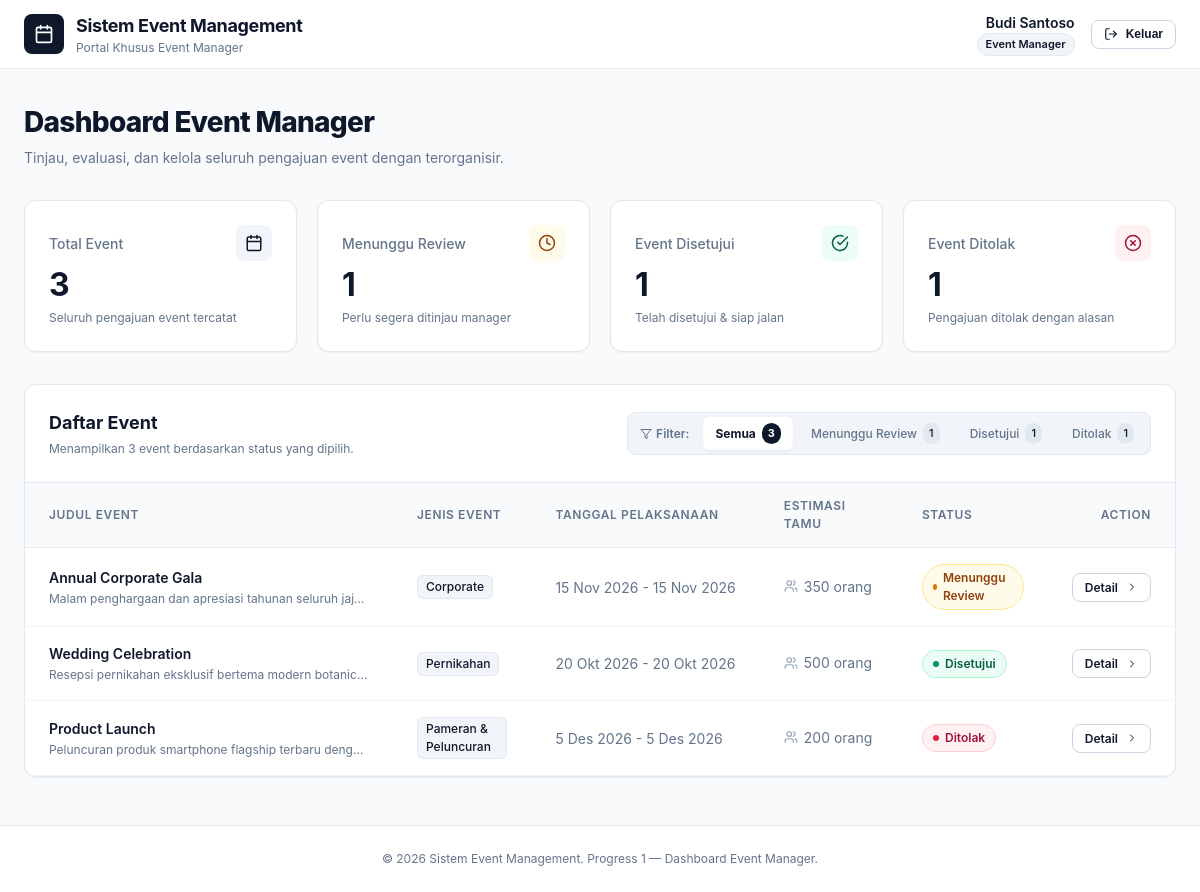
/dashboard.php (signed in), run on the app's committed database.
### tables this page shows
CREATE TABLE `events` (
  `id` INT AUTO_INCREMENT PRIMARY KEY,
  `title` VARCHAR(255) NOT NULL,
  `event_type` VARCHAR(100) NOT NULL,
  `description` TEXT NOT NULL,
  `start_date` DATETIME NOT NULL,
  `end_date` DATETIME NOT NULL,
  `estimated_guests` INT NOT NULL,
  `status` ENUM('submitted', 'approved', 'rejected') NOT NULL DEFAULT 'submitted',
  `rejection_reason` TEXT DEFAULT NULL,
  `created_at` TIMESTAMP DEFAULT CURRENT_TIMESTAMP,
  `updated_at` TIMESTAMP DEFAULT CURRENT_TIMESTAMP ON UPDATE CURRENT_TIMESTAMP,
  INDEX `idx_events_status` (`status`)
);

### includes/auth.php (called while the page is built, shortened)
<?php
function getCurrentUser(): ?array {
    return $_SESSION['user'] ?? null;
}

### dashboard.php (the view, shortened to what this page needs)
<?php
require_once __DIR__ . '/includes/auth.php';
$pdo = getDbConnection();
$statStmt = $pdo->query("
    SELECT
        COUNT(*) AS total_count,
        SUM(CASE WHEN status = 'submitted' THEN 1 ELSE 0 END) AS submitted_count,
        SUM(CASE WHEN status = 'approved' THEN 1 ELSE 0 END) AS approved_count,
        SUM(CASE WHEN status = 'rejected' THEN 1 ELSE 0 END) AS rejected_count
    FROM events
");
$stats = $statStmt->fetch();
$totalCount     = (int)($stats['total_count'] ?? 0);
$submittedCount = (int)($stats['submitted_count'] ?? 0);
$approvedCount  = (int)($stats['approved_count'] ?? 0);
$rejectedCount  = (int)($stats['rejected_count'] ?? 0);
$filter = $_GET['filter'] ?? 'all';
$validFilters = ['submitted', 'approved', 'rejected'];
if (in_array($filter, $validFilters, true)) {
    $stmt = $pdo->prepare("SELECT * FROM events WHERE status = ? ORDER BY created_at DESC");
    $stmt->execute([$filter]);
} else {
    $filter = 'all';
    $stmt = $pdo->query("SELECT * FROM events ORDER BY created_at DESC");
}
$events = $stmt->fetchAll();
function formatEventDate(string $dateStr): string {
    $months = [
        1 => 'Jan', 2 => 'Feb', 3 => 'Mar', 4 => 'Apr', 5 => 'Mei', 6 => 'Jun',
        7 => 'Jul', 8 => 'Agu', 9 => 'Sep', 10 => 'Okt', 11 => 'Nov', 12 => 'Des'
    ];
    $ts = strtotime($dateStr);
    $d = date('j', $ts);
    $m = $months[(int)date('n', $ts)] ?? date('M', $ts);
    $y = date('Y', $ts);
    return "{$d} {$m} {$y}";
}
require_once __DIR__ . '/includes/header.php';
require_once __DIR__ . '/includes/navbar.php';
?>
<main class="main-content">
  <div class="container">
    <div style="margin-bottom: 2rem;">
      <h1 style="font-size: 1.75rem; font-weight: 800; letter-spacing: -0.025em; color: var(--text-main);">
        Dashboard Event Manager
      </h1>
      <p style="font-size: 0.875rem; color: var(--text-muted); margin-top: 0.25rem;">
        Tinjau, evaluasi, dan kelola seluruh pengajuan event dengan terorganisir.
      </p>
    </div>
    <div class="stats-grid">
      <div class="stat-card">
        <div class="stat-card-header">
          <span class="stat-card-title">Total Event</span>
          <div class="stat-icon-wrapper stat-icon-default">
          </div>
        </div>
        <div class="stat-card-value"><?= $totalCount ?></div>
        <div class="stat-card-desc">Seluruh pengajuan event tercatat</div>
      </div>
      <div class="stat-card">
        <div class="stat-card-header">
          <span class="stat-card-title">Menunggu Review</span>
          <div class="stat-icon-wrapper stat-icon-amber">
            <svg width="18" height="18" viewBox="0 0 24 24" fill="none" stroke="currentColor" stroke-width="2" stroke-linecap="round" stroke-linejoin="round">
              <circle cx="12" cy="12" r="10"></circle>
              <polyline points="12 6 12 12 16 14"></polyline>
            </svg>
          </div>
        </div>
        <div class="stat-card-value"><?= $submittedCount ?></div>
        <div class="stat-card-desc">Perlu segera ditinjau manager</div>
      </div>
      <div class="stat-card">
        <div class="stat-card-header">
          <span class="stat-card-title">Event Disetujui</span>
          <div class="stat-icon-wrapper stat-icon-emerald">
            <svg width="18" height="18" viewBox="0 0 24 24" fill="none" stroke="currentColor" stroke-width="2" stroke-linecap="round" stroke-linejoin="round">
              <path d="M22 11.08V12a10 10 0 1 1-5.93-9.14"></path>
              <polyline points="22 4 12 14.01 9 11.01"></polyline>
            </svg>
          </div>
        </div>
        <div class="stat-card-value"><?= $approvedCount ?></div>
        <div class="stat-card-desc">Telah disetujui & siap jalan</div>
      </div>
      <div class="stat-card">
        <div class="stat-card-header">
          <span class="stat-card-title">Event Ditolak</span>
          <div class="stat-icon-wrapper stat-icon-rose">
            <svg width="18" height="18" viewBox="0 0 24 24" fill="none" stroke="currentColor" stroke-width="2" stroke-linecap="round" stroke-linejoin="round">
              <circle cx="12" cy="12" r="10"></circle>
              <line x1="15" y1="9" x2="9" y2="15"></line>
              <line x1="9" y1="9" x2="15" y2="15"></line>
            </svg>
          </div>
        </div>
        <div class="stat-card-value"><?= $rejectedCount ?></div>
        <div class="stat-card-desc">Pengajuan ditolak dengan alasan</div>
      </div>
    </div>
    <div class="card">
      <div class="card-header">
        <div>
          <h2 class="card-title">Daftar Event</h2>
          <p class="card-subtitle">
            Menampilkan <?= count($events) ?> event berdasarkan status yang dipilih.
          </p>
        </div>
        <div class="filter-tabs">
          <span class="filter-label">
            <svg width="12" height="12" viewBox="0 0 24 24" fill="none" stroke="currentColor" stroke-width="2" stroke-linecap="round" stroke-linejoin="round">
              <polygon points="22 3 2 3 10 12.46 10 19 14 21 14 12.46 22 3"></polygon>
            </svg>
            Filter:
          </span>
          <a href="dashboard.php?filter=all" class="filter-tab <?= $filter === 'all' ? 'active' : '' ?>">
            Semua
            <span class="filter-tab-count"><?= $totalCount ?></span>
          </a>
          <a href="dashboard.php?filter=submitted" class="filter-tab <?= $filter === 'submitted' ? 'active' : '' ?>">
            Menunggu Review
            <span class="filter-tab-count"><?= $submittedCount ?></span>
          </a>
          <a href="dashboard.php?filter=approved" class="filter-tab <?= $filter === 'approved' ? 'active' : '' ?>">
            Disetujui
            <span class="filter-tab-count"><?= $approvedCount ?></span>
          </a>
          <a href="dashboard.php?filter=rejected" class="filter-tab <?= $filter === 'rejected' ? 'active' : '' ?>">
            Ditolak
            <span class="filter-tab-count"><?= $rejectedCount ?></span>
          </a>
        </div>
      </div>
      <?php if (empty($events)): ?>
        <div class="empty-state">
          <div class="empty-state-icon">
            <svg width="24" height="24" viewBox="0 0 24 24" fill="none" stroke="currentColor" stroke-width="2" stroke-linecap="round" stroke-linejoin="round">
              <rect x="3" y="4" width="18" height="18" rx="2" ry="2"></rect>
              <line x1="16" y1="2" x2="16" y2="6"></line>
              <line x1="8" y1="2" x2="8" y2="6"></line>
              <line x1="3" y1="10" x2="21" y2="10"></line>
            </svg>
          </div>
          <h3 class="empty-state-title">Tidak ada event pada kategori ini</h3>
          <p class="empty-state-desc">Tidak ada data event dengan status yang Anda pilih saat ini.</p>
        </div>
      <?php else: ?>
        <div class="table-responsive">
          <table class="data-table">
            <thead>
              <tr>
                <th>Judul Event</th>
                <th>Jenis Event</th>
                <th>Tanggal Pelaksanaan</th>
                <th>Estimasi Tamu</th>
                <th>Status</th>
                <th style="text-align: right;">Action</th>
              </tr>
            </thead>
            <tbody>
              <?php foreach ($events as $event): ?>
                <tr>
                  <td>
                    <div class="table-event-title">
                      <?= htmlspecialchars($event['title'], ENT_QUOTES, 'UTF-8') ?>
                    </div>
                    <div class="table-event-desc">
                      <?= htmlspecialchars($event['description'], ENT_QUOTES, 'UTF-8') ?>
                    </div>
                  </td>
                  <td>
                    <span class="tag-badge">
                      <?= htmlspecialchars($event['event_type'], ENT_QUOTES, 'UTF-8') ?>
                    </span>
                  </td>
                  <td style="color: var(--text-muted); white-space: nowrap;">
                    <?= formatEventDate($event['start_date']) ?> - <?= formatEventDate($event['end_date']) ?>
                  </td>
                  <td style="color: var(--text-muted); white-space: nowrap;">
                    <div style="display: inline-flex; align-items: center; gap: 0.375rem;">
                      <span><?= number_format((int)$event['estimated_guests'], 0, ',', '.') ?> orang</span>
                    </div>
                  </td>
                  <td>
                    <?php if ($event['status'] === 'submitted'): ?>
                      <span class="badge-status badge-submitted">
                        <span class="badge-dot"></span> Menunggu Review
                      </span>
                    <?php elseif ($event['status'] === 'approved'): ?>
                      <span class="badge-status badge-approved">
                        <span class="badge-dot"></span> Disetujui
                      </span>
                    <?php elseif ($event['status'] === 'rejected'): ?>
                      <span class="badge-status badge-rejected">
                        <span class="badge-dot"></span> Ditolak
                      </span>
                    <?php endif; ?>
                  </td>
                  <td style="text-align: right; white-space: nowrap;">
                    <a href="event-detail.php?id=<?= (int)$event['id'] ?>" class="btn btn-outline btn-sm">
                      <span>Detail</span>
                      <svg width="12" height="12" viewBox="0 0 24 24" fill="none" stroke="currentColor" stroke-width="2" stroke-linecap="round" stroke-linejoin="round">
                        <polyline points="9 18 15 12 9 6"></polyline>
                      </svg>
                    </a>
                  </td>
                </tr>
              <?php endforeach; ?>
            </tbody>
          </table>
        </div>
      <?php endif; ?>
    </div>
  </div>
</main>
<?php require_once __DIR__ . '/includes/footer.php'; ?>

### includes/header.php (shortened to what this page needs)
<!DOCTYPE html>
<html lang="id">
<head>
  <link rel="stylesheet" href="assets/css/style.css">
</head>
<body>

### includes/navbar.php (shortened to what this page needs)
<?php
$currentUser = getCurrentUser();
?>
<header class="navbar">
  <div class="container navbar-inner">
    <a href="dashboard.php" class="navbar-brand">
      <div class="navbar-logo-box">
      </div>
      <div>
        <div class="navbar-brand-title">Sistem Event Management</div>
        <div class="navbar-brand-subtitle">Portal Khusus Event Manager</div>
      </div>
    </a>
    <div class="navbar-user-section">
      <div class="navbar-user-info">
        <span class="navbar-user-name"><?= htmlspecialchars($currentUser['name'] ?? 'Event Manager', ENT_QUOTES, 'UTF-8') ?></span>
        <span class="badge-role">Event Manager</span>
      </div>
      <form action="logout.php" method="POST" style="margin: 0;">
        <button type="submit" class="btn btn-outline btn-sm" title="Keluar dari sistem">
          <svg width="14" height="14" viewBox="0 0 24 24" fill="none" stroke="currentColor" stroke-width="2" stroke-linecap="round" stroke-linejoin="round">
            <path d="M9 21H5a2 2 0 0 1-2-2V5a2 2 0 0 1 2-2h4"></path>
            <polyline points="16 17 21 12 16 7"></polyline>
            <line x1="21" y1="12" x2="9" y2="12"></line>
          </svg>
          <span>Keluar</span>
        </button>
      </form>
    </div>
  </div>
</header>

### includes/footer.php (shortened to what this page needs)
  <footer class="footer">
    <div class="container">
      <p>&copy; <?= date('Y') ?> Sistem Event Management. Progress 1 — Dashboard Event Manager.</p>
    </div>
  </footer>
</body>
</html>

### data on the page
events: title "Annual Corporate Gala", description "Malam penghargaan dan apresiasi tahunan seluruh jaj…", event_type "Corporate", start_date "15 Nov 2026", end_date "15 Nov 2026", estimated_guests "350", status "submitted" (drawn)
events: title "Wedding Celebration", description "Resepsi pernikahan eksklusif bertema modern botanic…", event_type "Pernikahan", start_date "20 Okt 2026", end_date "20 Okt 2026", estimated_guests "500", status "approved" (drawn)
events: title "Product Launch", description "Peluncuran produk smartphone flagship terbaru deng…", event_type "Pameran & Peluncuran", start_date "5 Des 2026", end_date "5 Des 2026", estimated_guests "200", status "rejected" (drawn)

### other printed values
$currentUser['name'] "Budi Santoso"
$totalCount "3"
$submittedCount "1"
$approvedCount "1"
$rejectedCount "1"
count($events) "3"
